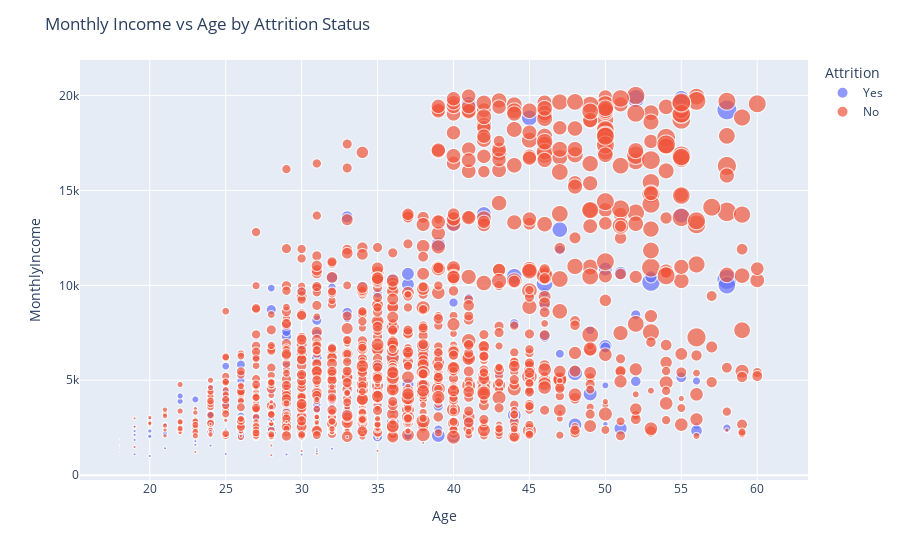

Notebook source saved alongside this figure:
### Markdown cell above
###  Insights from Categorical Feature Distributions

-  The bar charts display the distribution of employees across key categorical features: `Attrition`, `JobRole`, `Department`, `MaritalStatus`, and `EducationField`.  
-  **Attrition:** Majority of employees stayed with the company, with only a small proportion leaving (class imbalance noted earlier).  
-  **JobRole:** Certain roles like *Sales Executive* and *Research Scientist* have higher counts, while others such as *Human Resources* are underrepresented.  
-  **Department:** Most employees work in *Research & Development*, followed by *Sales*; *Human Resources* has the fewest employees.  
-  **MaritalStatus:** A relatively even distribution between *Married* and *Single* employees, with fewer *Divorced*.  
-  **EducationField:** *Life Sciences* and *Medical* dominate, with other fields like *Human Resources* and *Technical Degree* being less common.  
-  These insights will help identify potential patterns and imbalances within categorical variables, which could influence attrition trends and predictive modelling.

## 3.2) Reflection on Categorical Feature Distributions 

###  Why This Method?
Bar charts (Seaborn `countplot`) were chosen to visualise the distribution of key categorical features (`Attrition`, `JobRole`, `Department`, `MaritalStatus`, and `EducationField`):
-  They provide a clear and concise view of how employees are distributed across each category.
-  Useful for identifying class imbalances (e.g., `Attrition`) and underrepresented groups (e.g., certain `JobRoles` or `Departments`).
-  Subplots allow comparison across multiple features within a single figure for better interpretability.

This method supports initial exploratory data analysis (EDA) by revealing patterns that could impact attrition and inform feature engineering.

---

###  Limitations
- Bar charts only display frequencies and do not show relationships between features or with the target variable (`Attrition`).
- Categories with a large number of unique values (e.g., `JobRole`) can result in crowded or hard-to-read plots.
- Static plots require manual scanning to compare distributions; interactive alternatives might enhance usability.

---

###  Alternative Approaches
- Using **stacked bar charts** to show distributions within each category split by `Attrition` status for clearer insight into attrition patterns by category.
- Applying **interactive visualisations** (e.g., Plotly bar charts) to allow filtering or zooming for categories with many unique values.
- Creating **grouped bar charts** or **facet grids** (Seaborn `catplot`) for side-by-side comparisons between categorical variables and attrition.

---

###  Key Takeaway
Bar charts provided an effective and simple way to explore the distributions of categorical variables, revealing imbalances and dominant categories. However, for deeper insights into relationships with attrition, more advanced or interactive plots could complement this approach.

### Code cell
import plotly.express as px

fig = px.scatter(df, x="Age", y="MonthlyIncome", color="Attrition", 
                 size="TotalWorkingYears", hover_data=['JobRole'])
fig.update_layout(title="Monthly Income vs Age by Attrition Status")
fig.show()

### Figure 1 — Plotly figure (JSON) as saved in the notebook; plotly's stock layout.template omitted (floating-point values rounded to 4 significant figures; data arrays with more than 128 entries replaced by an {"elided": "..."} marker saying what was removed)
{"data": [{"customdata": {"elided": "237x1 str values"}, "hovertemplate": "Attrition=Yes<br>Age=%{x}<br>MonthlyIncome=%{y}<br>TotalWorkingYears=%{marker.size}<br>JobRole=%{customdata[0]}<extra></extra>", "legendgroup": "Yes", "marker": {"color": "#636efa", "size": {"elided": "237 int values"}, "sizemode": "area", "sizeref": 0.1, "symbol": "circle"}, "mode": "markers", "name": "Yes", "showlegend": true, "type": "scattergl", "x": {"elided": "237 int values"}, "xaxis": "x", "y": {"elided": "237 int values"}, "yaxis": "y"}, {"customdata": {"elided": "1233x1 str values"}, "hovertemplate": "Attrition=No<br>Age=%{x}<br>MonthlyIncome=%{y}<br>TotalWorkingYears=%{marker.size}<br>JobRole=%{customdata[0]}<extra></extra>", "legendgroup": "No", "marker": {"color": "#EF553B", "size": {"elided": "1233 int values"}, "sizemode": "area", "sizeref": 0.1, "symbol": "circle"}, "mode": "markers", "name": "No", "showlegend": true, "type": "scattergl", "x": {"elided": "1233 int values"}, "xaxis": "x", "y": {"elided": "1233 int values"}, "yaxis": "y"}], "layout": {"legend": {"itemsizing": "constant", "title": {"text": "Attrition"}, "tracegroupgap": 0}, "margin": {"t": 60}, "title": {"text": "Monthly Income vs Age by Attrition Status"}, "xaxis": {"anchor": "y", "domain": [0, 1], "title": {"text": "Age"}}, "yaxis": {"anchor": "x", "domain": [0, 1], "title": {"text": "MonthlyIncome"}}}}
